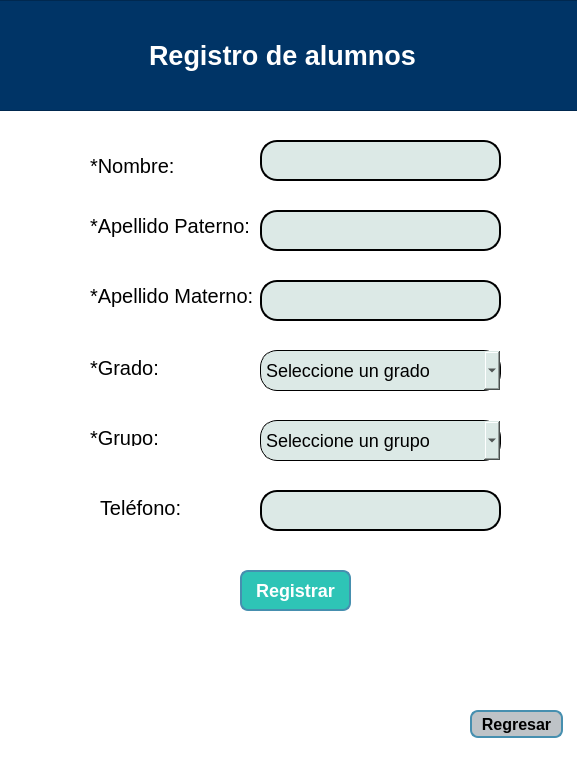
<?xml version="1.0" encoding="UTF-8"?>
<ui version="4.0">
 <class>Dialog</class>
 <widget class="QDialog" name="Dialog">
  <property name="geometry">
   <rect>
    <x>0</x>
    <y>0</y>
    <width>577</width>
    <height>762</height>
   </rect>
  </property>
  <property name="maximumSize">
   <size>
    <width>577</width>
    <height>762</height>
   </size>
  </property>
  <property name="windowTitle">
   <string>Registrar Alumno</string>
  </property>
  <property name="styleSheet">
   <string notr="true">background-color: #ffffff;
QPushButton {
    background-color: #2EC4B6; 
    border: 2px solid #468FAF; 
    color: white;
    font-size: 14px;
    border-radius: 8px;
    padding: 6px;
}
QDialog {
    background:#ffffff;
}

QFrame {
    background: transparent;
}
</string>
  </property>
  <widget class="QLineEdit" name="LNombre">
   <property name="geometry">
    <rect>
     <x>260</x>
     <y>140</y>
     <width>241</width>
     <height>41</height>
    </rect>
   </property>
   <property name="font">
    <font>
     <pointsize>14</pointsize>
    </font>
   </property>
   <property name="styleSheet">
    <string notr="true">QLineEdit {
    border: 2px solid;
    border-radius: 17px;
    padding: 5px;
	background: #DCE9E6;
}
</string>
   </property>
  </widget>
  <widget class="QLabel" name="label_3">
   <property name="geometry">
    <rect>
     <x>90</x>
     <y>150</y>
     <width>131</width>
     <height>31</height>
    </rect>
   </property>
   <property name="styleSheet">
    <string notr="true">color:#000000;
font-size: 20px;</string>
   </property>
   <property name="text">
    <string>*Nombre:</string>
   </property>
  </widget>
  <widget class="QLabel" name="label_4">
   <property name="geometry">
    <rect>
     <x>90</x>
     <y>210</y>
     <width>171</width>
     <height>31</height>
    </rect>
   </property>
   <property name="styleSheet">
    <string notr="true">color:#000000;
font-size: 20px;</string>
   </property>
   <property name="text">
    <string>*Apellido Paterno:</string>
   </property>
  </widget>
  <widget class="QLineEdit" name="LApellidoP">
   <property name="geometry">
    <rect>
     <x>260</x>
     <y>210</y>
     <width>241</width>
     <height>41</height>
    </rect>
   </property>
   <property name="font">
    <font>
     <pointsize>14</pointsize>
    </font>
   </property>
   <property name="styleSheet">
    <string notr="true">QLineEdit {
    border: 2px solid;
    border-radius: 17px;
    padding: 5px;
	background:#DCE9E6;
}
</string>
   </property>
  </widget>
  <widget class="QLabel" name="label_5">
   <property name="geometry">
    <rect>
     <x>90</x>
     <y>280</y>
     <width>171</width>
     <height>31</height>
    </rect>
   </property>
   <property name="styleSheet">
    <string notr="true">color:#000000;
font-size: 20px;</string>
   </property>
   <property name="text">
    <string>*Apellido Materno:</string>
   </property>
  </widget>
  <widget class="QLineEdit" name="LApellidoM">
   <property name="geometry">
    <rect>
     <x>260</x>
     <y>280</y>
     <width>241</width>
     <height>41</height>
    </rect>
   </property>
   <property name="font">
    <font>
     <pointsize>14</pointsize>
    </font>
   </property>
   <property name="styleSheet">
    <string notr="true">QLineEdit {
    border: 2px solid;
    border-radius: 17px;
    padding: 5px;
	background:#DCE9E6;
}

</string>
   </property>
  </widget>
  <widget class="QLabel" name="label_6">
   <property name="geometry">
    <rect>
     <x>90</x>
     <y>360</y>
     <width>131</width>
     <height>16</height>
    </rect>
   </property>
   <property name="styleSheet">
    <string notr="true">color:#000000;
font-size: 20px;</string>
   </property>
   <property name="text">
    <string>*Grado:</string>
   </property>
  </widget>
  <widget class="QLabel" name="label_7">
   <property name="geometry">
    <rect>
     <x>90</x>
     <y>430</y>
     <width>121</width>
     <height>16</height>
    </rect>
   </property>
   <property name="styleSheet">
    <string notr="true">color:#000000;
font-size: 20px;</string>
   </property>
   <property name="text">
    <string>*Grupo:</string>
   </property>
  </widget>
  <widget class="QLabel" name="label_8">
   <property name="geometry">
    <rect>
     <x>100</x>
     <y>500</y>
     <width>161</width>
     <height>16</height>
    </rect>
   </property>
   <property name="styleSheet">
    <string notr="true">color:#000000;
font-size: 20px;</string>
   </property>
   <property name="text">
    <string>Teléfono:</string>
   </property>
  </widget>
  <widget class="QLineEdit" name="LTelefono">
   <property name="geometry">
    <rect>
     <x>260</x>
     <y>490</y>
     <width>241</width>
     <height>41</height>
    </rect>
   </property>
   <property name="font">
    <font>
     <pointsize>14</pointsize>
    </font>
   </property>
   <property name="styleSheet">
    <string notr="true">QLineEdit {
    border: 2px solid;
    border-radius: 17px;
    padding: 5px;
	background:#DCE9E6;
}
</string>
   </property>
   <property name="text">
    <string/>
   </property>
  </widget>
  <widget class="QPushButton" name="btnRegistrar">
   <property name="geometry">
    <rect>
     <x>240</x>
     <y>570</y>
     <width>111</width>
     <height>41</height>
    </rect>
   </property>
   <property name="styleSheet">
    <string notr="true">QPushButton {
    background-color: #2EC4B6; 
    border: 2px solid #468FAF; 
    color: white;
    font-size: 18px;
    border-radius: 8px;
    padding: 2px;
    font-weight: bold;
}</string>
   </property>
   <property name="text">
    <string>Registrar</string>
   </property>
  </widget>
  <widget class="QPushButton" name="btnRegresarRA">
   <property name="geometry">
    <rect>
     <x>470</x>
     <y>710</y>
     <width>93</width>
     <height>28</height>
    </rect>
   </property>
   <property name="styleSheet">
    <string notr="true">QPushButton {
    background-color: #BEC3C7; 
    border: 2px solid #468FAF; 
    color: #000000;
    font-size: 16px;
    border-radius: 8px;
    padding: 2px;
    font-weight: bold;
}</string>
   </property>
   <property name="text">
    <string>Regresar</string>
   </property>
  </widget>
  <widget class="QLabel" name="error">
   <property name="geometry">
    <rect>
     <x>200</x>
     <y>670</y>
     <width>161</width>
     <height>16</height>
    </rect>
   </property>
   <property name="styleSheet">
    <string notr="true">color: #ffffff;</string>
   </property>
   <property name="text">
    <string/>
   </property>
  </widget>
  <widget class="QFrame" name="frame">
   <property name="geometry">
    <rect>
     <x>-1</x>
     <y>0</y>
     <width>581</width>
     <height>111</height>
    </rect>
   </property>
   <property name="styleSheet">
    <string notr="true"> background:#003466;
</string>
   </property>
   <property name="frameShape">
    <enum>QFrame::StyledPanel</enum>
   </property>
   <property name="frameShadow">
    <enum>QFrame::Raised</enum>
   </property>
   <widget class="QLabel" name="label_2">
    <property name="geometry">
     <rect>
      <x>150</x>
      <y>20</y>
      <width>311</width>
      <height>71</height>
     </rect>
    </property>
    <property name="font">
     <font>
      <pointsize>20</pointsize>
      <weight>75</weight>
      <bold>true</bold>
     </font>
    </property>
    <property name="styleSheet">
     <string notr="true">qproperty-alignment: 'AlignCenter';
color:#ffffff;
background: transparent;
font-weight: bold;
</string>
    </property>
    <property name="text">
     <string>Registro de alumnos</string>
    </property>
   </widget>
   <widget class="QLabel" name="label">
    <property name="geometry">
     <rect>
      <x>10</x>
      <y>20</y>
      <width>131</width>
      <height>71</height>
     </rect>
    </property>
    <property name="styleSheet">
     <string notr="true"> background:#003466
</string>
    </property>
    <property name="text">
     <string/>
    </property>
    <property name="pixmap">
     <pixmap>resources/icons/Scholarylogo.png</pixmap>
    </property>
    <property name="scaledContents">
     <bool>true</bool>
    </property>
   </widget>
  </widget>
  <widget class="QComboBox" name="cbGrado">
   <property name="geometry">
    <rect>
     <x>260</x>
     <y>350</y>
     <width>241</width>
     <height>41</height>
    </rect>
   </property>
   <property name="font">
    <font>
     <pointsize>-1</pointsize>
    </font>
   </property>
   <property name="styleSheet">
    <string notr="true">color:#000000;
  border: 1px solid;
    border-radius: 17px;
    padding: 5px;
	background:#DCE9E6;
font-size:18px;</string>
   </property>
   <item>
    <property name="text">
     <string>Seleccione un grado</string>
    </property>
   </item>
   <item>
    <property name="text">
     <string>1</string>
    </property>
   </item>
   <item>
    <property name="text">
     <string>2</string>
    </property>
   </item>
   <item>
    <property name="text">
     <string>3</string>
    </property>
   </item>
  </widget>
  <widget class="QComboBox" name="cbGrupo">
   <property name="geometry">
    <rect>
     <x>260</x>
     <y>420</y>
     <width>241</width>
     <height>41</height>
    </rect>
   </property>
   <property name="font">
    <font>
     <pointsize>-1</pointsize>
    </font>
   </property>
   <property name="styleSheet">
    <string notr="true">color:#000000;
  border: 0.5px solid;
    border-radius: 17px;
    padding: 5px;
	background:#DCE9E6;
font-size:18px;</string>
   </property>
   <item>
    <property name="text">
     <string>Seleccione un grupo</string>
    </property>
   </item>
   <item>
    <property name="text">
     <string>A</string>
    </property>
   </item>
   <item>
    <property name="text">
     <string>B</string>
    </property>
   </item>
   <item>
    <property name="text">
     <string>C</string>
    </property>
   </item>
   <item>
    <property name="text">
     <string>D</string>
    </property>
   </item>
   <item>
    <property name="text">
     <string>E</string>
    </property>
   </item>
  </widget>
  <widget class="QLabel" name="lbError">
   <property name="geometry">
    <rect>
     <x>50</x>
     <y>630</y>
     <width>481</width>
     <height>61</height>
    </rect>
   </property>
   <property name="font">
    <font>
     <pointsize>14</pointsize>
     <weight>75</weight>
     <bold>true</bold>
    </font>
   </property>
   <property name="layoutDirection">
    <enum>Qt::LeftToRight</enum>
   </property>
   <property name="styleSheet">
    <string notr="true">color:#000000;
qproperty-alignment: 'AlignCenter';
font-weight: bold;</string>
   </property>
   <property name="text">
    <string/>
   </property>
  </widget>
  <zorder>frame</zorder>
  <zorder>LNombre</zorder>
  <zorder>label_3</zorder>
  <zorder>label_4</zorder>
  <zorder>LApellidoP</zorder>
  <zorder>label_5</zorder>
  <zorder>LApellidoM</zorder>
  <zorder>label_6</zorder>
  <zorder>label_7</zorder>
  <zorder>label_8</zorder>
  <zorder>LTelefono</zorder>
  <zorder>btnRegistrar</zorder>
  <zorder>btnRegresarRA</zorder>
  <zorder>error</zorder>
  <zorder>cbGrado</zorder>
  <zorder>cbGrupo</zorder>
  <zorder>lbError</zorder>
 </widget>
 <resources>
  <include location="../resources/Recursos.qrc"/>
 </resources>
 <connections/>
</ui>
